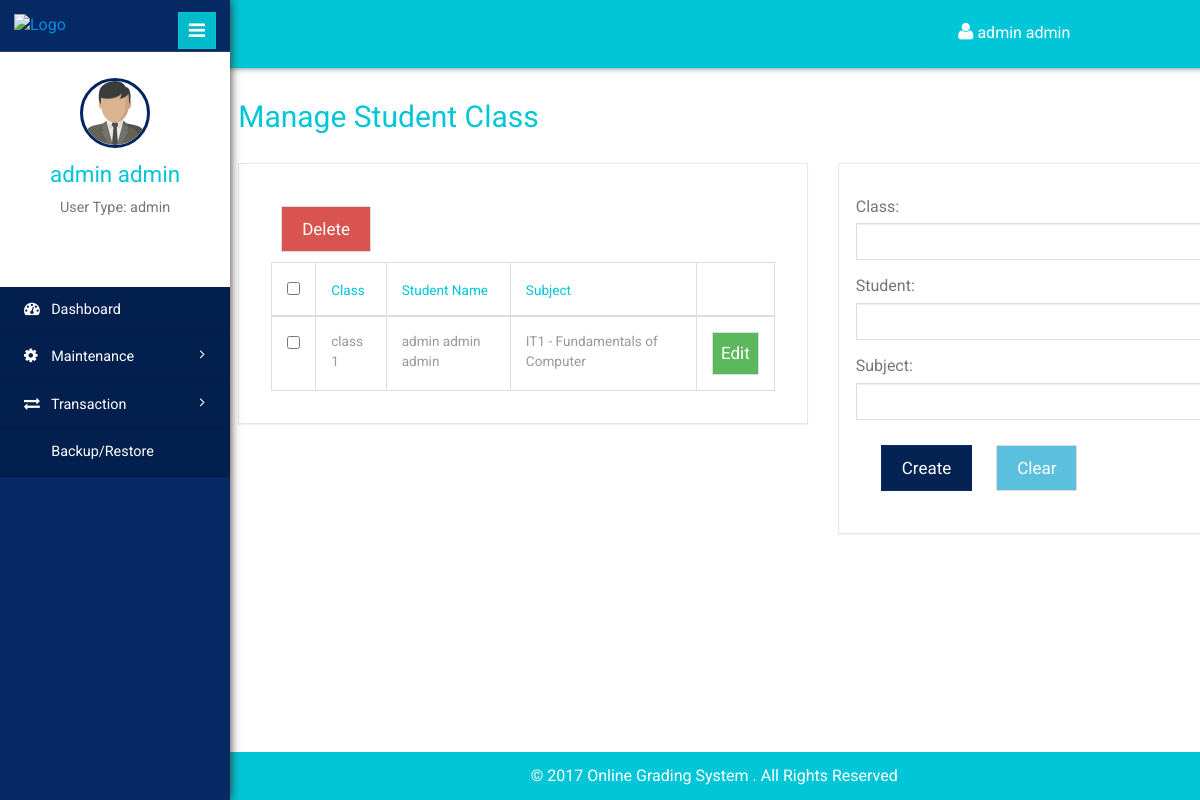
Page /student_class.php (signed in) on the earlier database version.
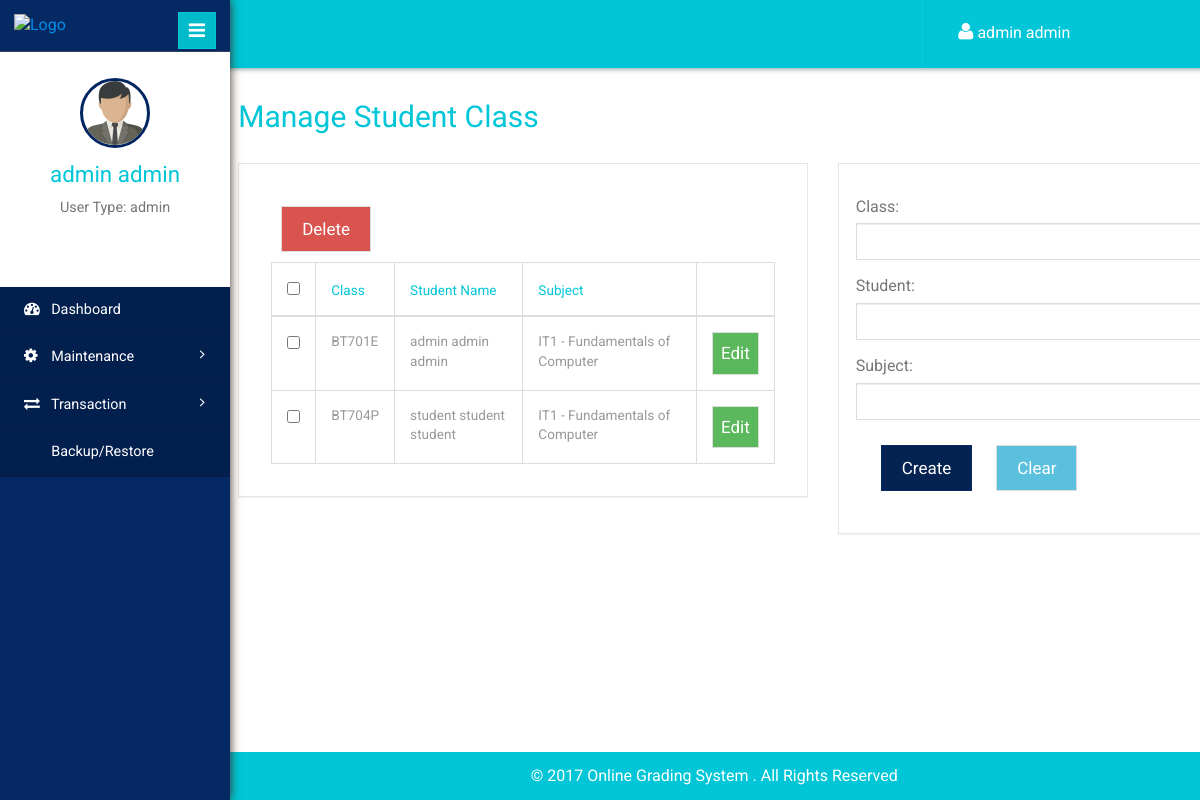
Same page on the later database version.
### tables this page shows
CREATE TABLE `usertbl` (
  `id` int(11) NOT NULL,
  `username` varchar(140) NOT NULL,
  `password` varchar(100) NOT NULL,
  `fname` varchar(140) NOT NULL,
  `mname` varchar(140) NOT NULL,
  `lname` varchar(140) NOT NULL,
  `contact` varchar(140) NOT NULL,
  `usertype` varchar(50) NOT NULL,
  `status` int(11) NOT NULL
);

CREATE TABLE `tblstudentclass` (
  `id` int(11) NOT NULL,
  `classid` int(11) NOT NULL,
  `studentid` int(11) NOT NULL,
  `subjectid` int(11) NOT NULL
);

CREATE TABLE `tblclass` (
  `id` int(11) NOT NULL,
  `classname` varchar(20) NOT NULL,
  `schoolyearid` int(11) NOT NULL,
  `yearlevelid` int(11) NOT NULL
);

CREATE TABLE `tblsubjects` (
  `id` int(11) NOT NULL,
  `subjectname` varchar(50) NOT NULL,
  `description` varchar(50) NOT NULL,
  `yearlevelid` int(11) NOT NULL
);

### session.php (called while the page is built, shortened)
<?php
if (isset($_SESSION['username']))
{
	$username = $_SESSION['username'];
}
else
{
	header("Location: index.php");
	exit();
}
$result = mysqli_query($con,"SELECT * FROM usertbl WHERE username = '$username'")or die(mysqli_error($con));
$user_rows = mysqli_fetch_array($result);
$fname = $user_rows['fname'];
$lname = $user_rows['lname'];
$userType = $user_rows['usertype'];
$name = $fname." ".$lname;
?>

### student_class.php (the view, shortened to what this page needs)
<!DOCTYPE html>
<html>
<head>
	<?php include "inc/navbar.php"; ?>
</head>
<body>
	<div class="page-container">
		<div class="left-content">
			<?php include "inc/header.php"; ?>
			<div class="outter-wp">
				<div class="sub-heard-part">
					<ol class="breadcrumb m-b-0">
						<li><h2 style="margin-top:0px;"><a>Manage Student Class</a></h2></li>
					</ol>
				</div>
				<div class="graph-visual tables-main">
					<div class="row">
						<div class="col-sm-7">
							<div class="graph">
								<?php
								$query = "SELECT * FROM tblstudentclass
								left join usertbl on usertbl.id = tblstudentclass.studentid
								left join tblsubjects on tblsubjects.id = tblstudentclass.subjectid
								left join tblclass on tblclass.id = tblstudentclass.classid";
								$result = mysqli_query($con, $query)or die(mysqli_error($con));
								if(mysqli_num_rows($result) > 0){
									?>
									<button type="button" id="del_stud_class" class="btn btn-danger">Delete</button>
									<div class="tables">
										<table class="table table-bordered">
											<thead>
												<tr>
													<th><input type="checkbox" id="checkall"></th>
													<th>Class</th>
													<th>Student Name</th>
													<th>Subject</th>
													<th></th>
												</tr>
											</thead>
											<tbody>
												<?php while($row = mysqli_fetch_array($result)) {  ?>
												<tr>
													<th scope="row"><input type="checkbox" id="record" name="subid[]" value="<?php echo $row['id']; ?>"></th>
													<td><input type="hidden" value="<?php echo $row['id'] ?>"><?php echo $row['classname']; ?></td>
													<td><input type="hidden" value="<?php echo $row['id'] ?>"><?php echo $row['fname']." ".$row['mname']." ".$row['lname']; ?></td>
													<td><input type="hidden" value="<?php echo $row['id'] ?>"><?php echo $row['subjectname']." - ".$row['description']; ?></td>
													<td><button type="button" style="margin:0px;padding:8px;" id="edit_studclass" class="btn btn-success">Edit</button></td>
												</tr>
												<?php } ?>
											</tbody>
										</table>
									</div>
									<?php }else{ ?>
									<div class="alert alert-danger">No data found.</div>
									<?php } ?>
								</div>
							</div>
							<div class="col-sm-5">
								<div class="graph">
									<form class="form-horizontal" action="crud_function.php" method="post">
										<div class="form-group">
											<label>Class:</label>
											<select class="form-control" style="padding:8px;" name="cboclass"  id="cboclass" required>
												<option></option>
												<?php
												$query = "SELECT * FROM tblclass";
												$result = mysqli_query($con, $query);
												while($row = mysqli_fetch_array($result)){
													?>
													<option value="<?php echo $row['id']; ?>"><?php echo $row['classname']; ?></option>
													<?php } ?>
												</select>
											</div>
											<div class="form-group">
												<label>Student:</label>
												<select class="form-control" style="padding:8px;" name="cboStudent"  id="cboStudent" required>
													<option></option>
													<?php
													$query = "SELECT * FROM usertbl where usertype='student'";
													$result = mysqli_query($con, $query);
													while($row = mysqli_fetch_array($result)){
														?>
														<option value="<?php echo $row['id']; ?>"><?php echo $row['fname']." ".$row['lname']; ?></option>
														<?php } ?>
													</select>
												</div>
												<div class="form-group">
													<label>Subject:</label>
													<select class="form-control" style="padding:8px;" name="cbosubjectid"  id="cbosubjectid" required>
														<option></option>
														<?php
														$query = "SELECT * FROM tblsubjects";
														$result = mysqli_query($con, $query);
														while($row = mysqli_fetch_array($result)){
															?>
															<option value="<?php echo $row['id']; ?>"><?php echo $row['subjectname']." - ".$row['description']; ?></option>
															<?php } ?>
														</select>
													</div>
													<button type="submit" id="add_studclass" name="add_studclass" class="btn btn-primary">Create</button>
													<button type="reset" id="clear" class="btn btn-info">Clear</button>
												</form>
											</div>
										</div>
									</div>
								</div>
							</div>
							<?php include "inc/sidebar.php"; ?>
						</div>
					</body>
					</html>

### inc/navbar.php (shortened to what this page needs)
<link href="css/bootstrap.min.css" rel='stylesheet' type='text/css' />
<link href="css/style.css" rel='stylesheet' type='text/css' />
<link href="css/font-awesome.css" rel="stylesheet">
<link rel="stylesheet" href="css/icon-font.min.css" type='text/css' />

### inc/header.php (shortened to what this page needs)
<?php include "conn.php"; ?>
<?php include "session.php"; ?>
<div class="inner-content">
	<div class="header-section">
		<div class="top_menu">
			<div class="profile_details_left">
				<ul class="nofitications-dropdown">
					<li class="dropdown note">
						<a href="#" class="dropdown-toggle" data-toggle="dropdown" aria-expanded="false" style="color:#fff;"><i class="fa fa-user"></i> <?php echo $name; ?></a>
					</li>
				</ul>
			</div>
			<div class="clearfix"></div>
		</div>
	</div>

### inc/sidebar.php (shortened to what this page needs)
<footer>
	<p style="color:#fff;padding-right:200px;">&copy 2017 Online Grading System . All Rights Reserved</p>
</footer>
<div class="sidebar-menu">
	<header class="logo">
		<a href="#" class="sidebar-icon"> <span class="fa fa-bars"></span> </a> <a href="admin_dashboard.php"> <img id="logo" src="" alt="Logo"/>
	</a>
</header>
<div class="down">
	<a href="admin_dashboard.php"><img style="width:70px;height:70px;" src="images/businessman.png"></a>
	<a href="admin_dashboard.php"><span class=" name-caret"><?php echo $name; ?></span></a>
	<p>User Type: <?php echo $userType; ?></p>
	<ul>
		<li><a class="tooltips" href="profile.php"><span>Profile</span><i class="lnr lnr-user"></i></a></li>
		<li><a class="tooltips" href="logout.php"><span>Log out</span><i class="lnr lnr-power-switch"></i></a></li>
	</ul>
</div>
<div class="menu">
	<ul id="menu" >
		<li><a href="admin_dashboard.php"><i class="fa fa-tachometer"></i> <span>Dashboard</span></a></li>
		<li id="menu-academico" ><a href="#"><i class="fa fa-cog"></i> <span> Maintenance</span> <span class="fa fa-angle-right" style="float: right"></span></a>
		</li>
		<li id="menu-academico" ><a href="#"><i class="fa fa-exchange"></i> <span> Transaction</span> <span class="fa fa-angle-right" style="float: right"></span></a>
		</li>
		<li><a href="backup.php"><i class="fa fa-database"></i> <span>Backup/Restore</span></a></li>
	</ul>
</div>
</div>

Differences in the rows shown:
changed through a linked row, tblstudentclass "admin": classid.classname "class 1" → "BT701E"
added tblstudentclass: classid.classname "BT704P", usertbl.fname "student", usertbl.mname "student", usertbl.lname "student", subjectid.subjectname "IT1", subjectid.description "Fundamentals of Computer"
